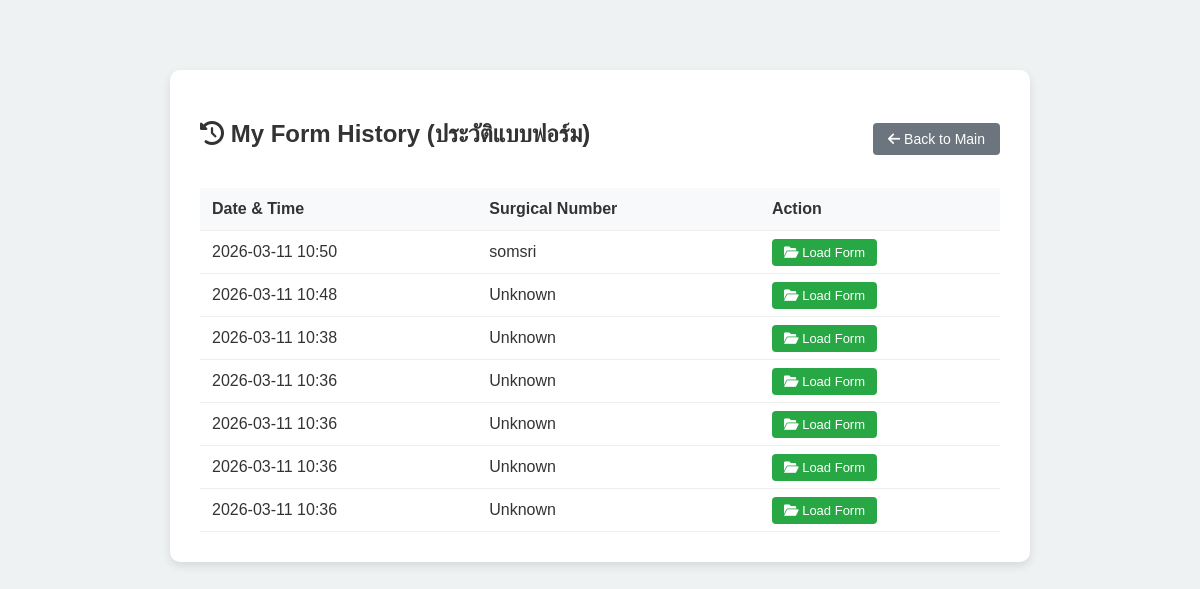
The page /history (signed in) on the database its author committed.
### app.py (models this page shows)
class FormHistory(db.Model):
    id = db.Column(db.Integer, primary_key=True)
    user_id = db.Column(db.Integer, db.ForeignKey('user.id'), nullable=False)
    surgical_number = db.Column(db.String(100), nullable=True)
    form_data = db.Column(db.Text, nullable=False) # Store JSON string of data dict
    timestamp = db.Column(db.DateTime, default=datetime.datetime.utcnow)

### app.py (the view)
@app.route("/history")
@login_required
def history():
    user_histories = FormHistory.query.filter_by(user_id=current_user.id).order_by(FormHistory.timestamp.desc()).all()
    return render_template("history.html", histories=user_histories)

### app.py (called while the page is built)
@login_manager.user_loader
def load_user(user_id):
    return User.query.get(int(user_id))

### templates/history.html (shortened to what this page needs)
<!DOCTYPE html>
<html lang="en">
<head>
    <link href="{{ url_for('static', filename='style.css') }}" rel="stylesheet">
    <link rel="stylesheet" href="https://cdnjs.cloudflare.com/ajax/libs/font-awesome/6.0.0/css/all.min.css">
</head>
<body style="background-color: #eef2f3; margin:0; font-family: 'Sarabun', sans-serif;">
    <div class="history-container">
        <div class="header-top">
            <h2><i class="fas fa-history"></i> My Form History (ประวัติแบบฟอร์ม)</h2>
            <a href="{{ url_for('index') }}" class="btn-generate"
                style="background-color: #6c757d; width: auto; padding: 8px 15px; text-decoration: none; font-size: 14px;">
                <i class="fas fa-arrow-left"></i> Back to Main
            </a>
        </div>
        {% if histories %}
        <table>
            <thead>
                <tr>
                    <th>Date & Time</th>
                    <th>Surgical Number</th>
                    <th>Action</th>
                </tr>
            </thead>
            <tbody>
                {% for h in histories %}
                <tr>
                    <td>{{ h.timestamp.strftime('%Y-%m-%d %H:%M') }}</td>
                    <td>{{ h.surgical_number or "Not Specified" }}</td>
                    <td>
                        <a href="{{ url_for('load_history', history_id=h.id) }}" class="btn-load">
                            <i class="fas fa-folder-open"></i> Load Form
                        </a>
                    </td>
                </tr>
                {% endfor %}
            </tbody>
        </table>
        {% else %}
        <p style="text-align: center; color: #777; padding: 30px 0;">No history found. Generate a PDF to save a form.
        </p>
        {% endif %}
    </div>
</body>
</html>

### static/style.css (style rules this page uses)
:root { --bg-color: #e0e0e0; --paper-color: #ffffff; --text-color: #333; --accent-color: #4a90e2; --border-color: #ccc; --input-underline: #999; }
body { background-color: var(--bg-color); font-family: 'Times New Roman', Times, serif; color: var(--text-color); margin: 0; padding: 20px; height: 100vh; overflow: hidden; }
.btn-generate { background-color: var(--accent-color); color: white; border: none; padding: 10px 20px; border-radius: 4px; cursor: pointer; width: 100%; font-size: 1rem; margin-top: 10px; }

### templates/history.html (style rules this page uses)
.history-container { max-width: 800px; margin: 50px auto; background: white; padding: 30px; border-radius: 10px; box-shadow: 0 4px 10px rgba(0, 0, 0, 0.1); }
table { width: 100%; border-collapse: collapse; margin-top: 20px; }
th, td { padding: 12px; text-align: left; border-bottom: 1px solid #eee; }
th { background-color: #f8f9fa; font-weight: 600; color: #333; }
.btn-load { background-color: #28a745; color: white; padding: 6px 12px; border-radius: 4px; text-decoration: none; font-size: 13px; }
.header-top { display: flex; justify-content: space-between; align-items: center; margin-bottom: 20px; }

### rows shown on the page
FormHistory: timestamp "2026-03-11 10:50", surgical_number "somsri"
FormHistory: timestamp "2026-03-11 10:48", surgical_number "Unknown"
FormHistory: timestamp "2026-03-11 10:38", surgical_number "Unknown"
FormHistory: timestamp "2026-03-11 10:36", surgical_number "Unknown"
FormHistory: timestamp "2026-03-11 10:36", surgical_number "Unknown"
FormHistory: timestamp "2026-03-11 10:36", surgical_number "Unknown"
FormHistory: timestamp "2026-03-11 10:36", surgical_number "Unknown"
